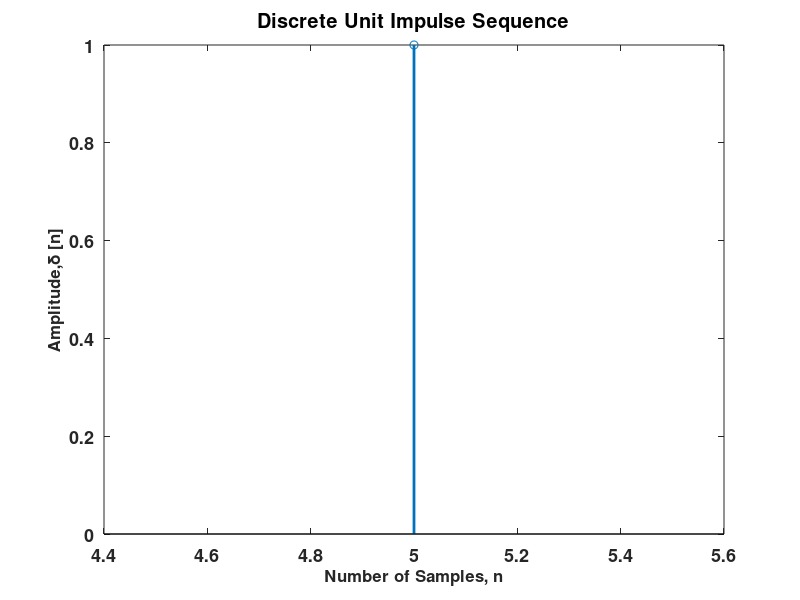

The MATLAB source for this figure:
clc
clear all
%N=10
%n=-N:1:N
N1=input('enter the start of signal')
N2=input('enter the end of signal')
N3=input('enter sampling interval')
n=N1:N3:N2
N=length(n)
 
d=[zeros(1,(N-1)/2),1,zeros(1,(N-1)/2)]
figure(1)
stem(n,d,'linewidth',2)
title('Discrete Unit Impulse Sequence')
set (gca, 'fontsize',13,'fontweight','bold')
 
xlabel('Number of Samples, n','fontsize',12,'fontweight','bold')
ylabel('Amplitude,\delta [n]','fontsize',12,'fontweight','bold')
